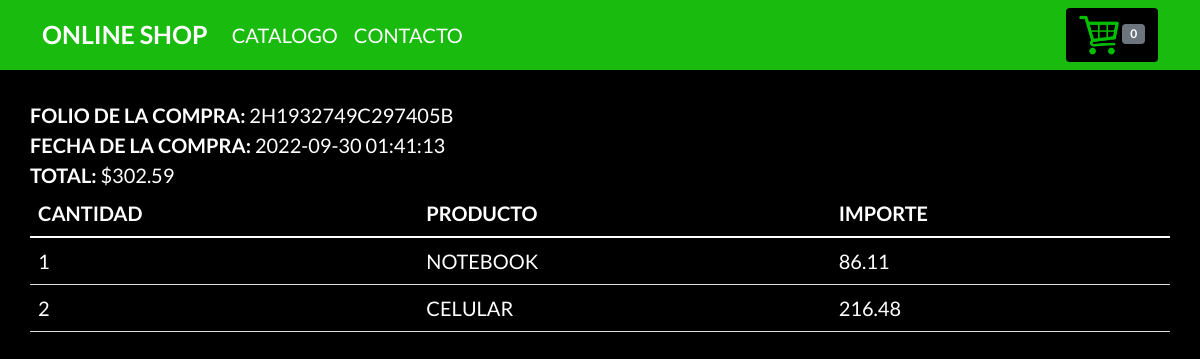
The page /completado.php?key=2H1932749C297405B on the database its author committed.
### tables this page shows
CREATE TABLE `compra` (
  `id` int(11) NOT NULL,
  `id_transaccion` varchar(20) NOT NULL,
  `fecha` datetime NOT NULL,
  `estado` varchar(20) NOT NULL,
  `email` varchar(60) NOT NULL,
  `id_cliente` varchar(20) NOT NULL,
  `total` decimal(10,2) NOT NULL
);

CREATE TABLE `detalles_compra` (
  `id` int(11) NOT NULL,
  `id_compra` int(11) NOT NULL,
  `id_producto` int(11) NOT NULL,
  `nombre` varchar(200) NOT NULL,
  `precio` decimal(10,2) NOT NULL,
  `cantidad` int(11) NOT NULL
);

### config/config.php (called while the page is built, shortened)
<?php
  $num_cart = 0;
?>

### completado.php (the view, shortened to what this page needs)
<?php
  require 'config/config.php';
  $db = new Database();
  $con= $db->conectar();
  $id_transaccion = isset($_GET['key']) ? $_GET['key'] : '0';
  $error = '';
  if ($id_transaccion == '0') {
    $error= 'Error al procesar la peticion';
  }else {
    $sql = $con->prepare("SELECT count(id) FROM compra WHERE id_transaccion=? AND estado=?");
    $sql->execute([$id_transaccion, 'COMPLETED']);
    if ($sql->fetchColumn() > 0) {
      $sql = $con->prepare("SELECT id, fecha, email, total FROM compra WHERE id_transaccion=? AND estado=? LIMIT 1");
      $sql->execute([$id_transaccion, 'COMPLETED']);
      $row = $sql->fetch(PDO::FETCH_ASSOC);
      $id_Compra = $row['id'];
      $total = $row['total'];
      $fecha = $row['fecha'];
      $sql_det = $con->prepare("SELECT nombre, precio, cantidad FROM detalles_compra WHERE id_compra = ?");
      $sql_det->execute([$id_Compra]);
    }else {
      $error = 'Error al comprobar la compra';
    }
  }
?>
<!DOCTYPE html>
<html lang="en" dir="ltr">
  <head>
    <link href="https://cdn.jsdelivr.net/npm/bootstrap@5.1.3/dist/css/bootstrap.min.css" rel="stylesheet">
    <link rel="stylesheet" href="css/estilos.css">
  </head>
  <body>
    <header>
      <div class="navbar navbar-expand-lg navbarshop">
        <div class="container">
          <a href="index.php" class="navbar-brand">
            <strong>Online Shop</strong>
          </a>
          <div class="collapse navbar-collapse " id="navbarHeader">
            <ul class="navbar-nav me-auto mb-2 mb-lg-0">
              <li class="nav-item">
                <a href="#" class="nav-link active">catalogo</a>
              </li>
              <li class="nav-item">
                <a href="#" class="nav-link">contacto</a>
              </li>
            </ul>
            <a href="checkout.php" class="btn btn-negashop">
              <img class="carrito" src="img-logic/carrito.png" alt=""> <span id="num_cart" class="badge bg-secondary"><?php echo $num_cart; ?></span>
            </a>
          </div>
        </div>
      </div>
    </header>
    <main>
      <div class="container">
        <?php if (strlen($error) > 0) { ?>
          <div class="row">
            <div class="col">
              <h3><?php echo $error; ?></h3>
            </div>
          </div>
      <?php  }else{ ?>
        <div class="row">
          <div class="col">
            <b>Folio de la compra: </b><?php echo $id_transaccion; ?><br>
            <b>fecha de la compra: </b><?php echo $fecha; ?><br>
            <b>total: </b><?php echo MONEDA. number_format($total, 2, '.', ','); ?><br>
          </div>
        </div>
        <div class="row">
          <div class="col">
            <table class="table">
              <thead>
                <tr>
                  <th>cantidad</th>
                  <th>producto</th>
                  <th>importe</th>
                </tr>
              </thead>
              <tbody>
                <?php while ($row_det = $sql_det->fetch(PDO::FETCH_ASSOC)) {
                  $importe = $row_det['precio'] * $row_det['cantidad'];
                  ?>
                  <tr>
                    <td><?php echo $row_det['cantidad']; ?></td>
                    <td><?php echo $row_det['nombre']; ?></td>
                    <td><?php echo $importe; ?></td>
                  </tr>
                <?php } ?>
              </tbody>
            </table>
          </div>
        </div>
      <?php } ?>
      </div>
      </main>
  </body>
</html>

### css/estilos.css (style rules this page uses)
body { font-family: 'Lato', sans-serif; text-transform: uppercase; font-size: 20px; background: black; color: white; }
main > .container { padding: 30px 0; }
.navbarshop { background: #18bb0e; }
.navbarshop a { color: white; }
.navbarshop strong { font-size: 25px; }
.btn-negashop { text-transform: uppercase; background: black; color: white; }
.carrito { width: 40px; height: 40px; }
.btn-negashop img { filter: invert(0.4) sepia(1) hue-rotate(49deg) saturate(1000%); }
.table { color: white; }

### rows shown on the page
compra: fecha "2022-09-30 01:41:13", total "302.59"
detalles_compra: cantidad "1", nombre "NOTEBOOK", precio "86.11"
detalles_compra: cantidad "2", nombre "CELULAR", importe "216.48"

### other values the page prints
$num_cart "0"
$id_transaccion "2H1932749C297405B"
MONEDA "$"
